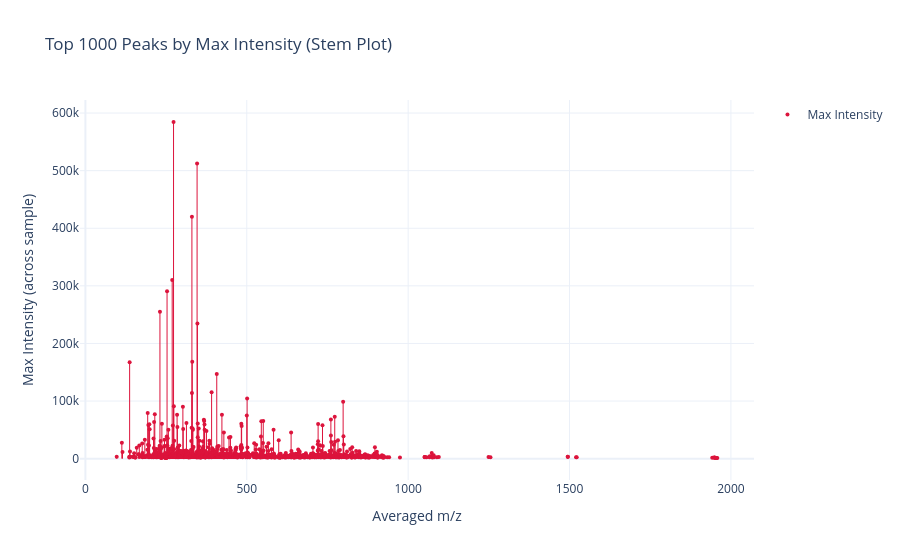

This figure's notebook cell:
### Code cell
plot_top_peaks_stem(adata_peaks)
